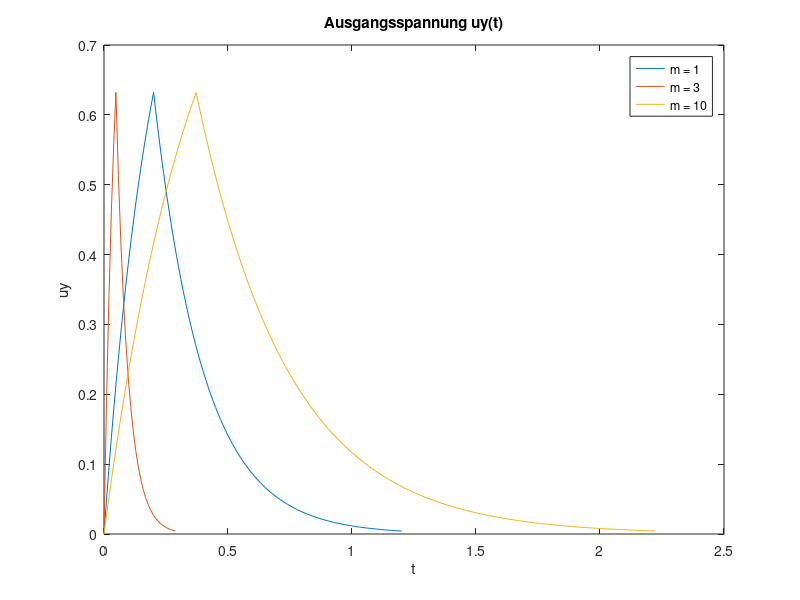
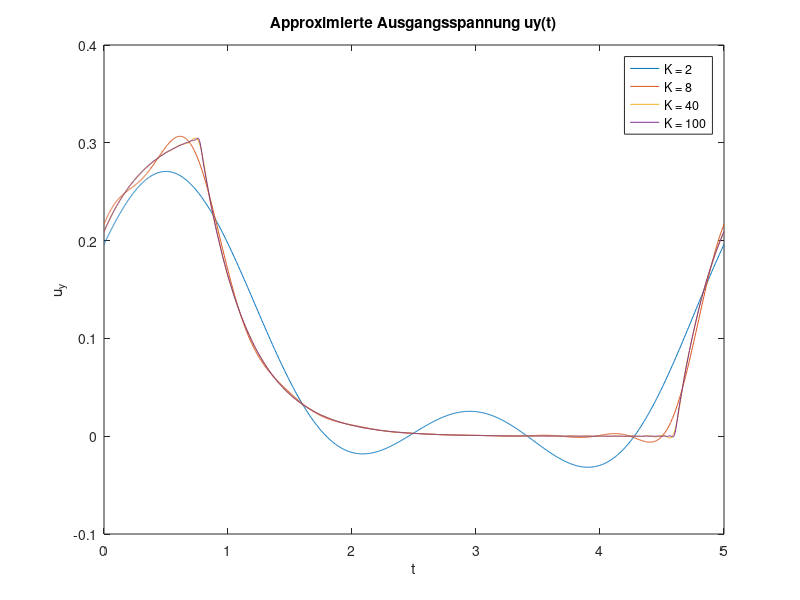

Source code (MATLAB) for these figures, in order:
% Malte Mueller 05.04.2019

%% Parameter

U = 1;
T = 5;
tau = 1;
dt = tau/100;

%% Aufgabe 1

% Berechnung der Lade- und Entladekurve

t1 = 0:dt:tau;              % Ladezeit
uy1 = U * (1-exp(-t1/tau)); % Ladefunktion

t2 = tau:dt:(tau+5*tau);    % Entladezeit
uy2 = U * (1-exp(-tau/tau)) * exp(-(t2-tau)/tau);   % Entladefunktion

uy = [uy1, uy2];    % Zusammensetzen der Lade- und Entladewerte
t = [t1, t2];

plot(t, uy); grid on; grid minor; %axis tight; 

% Beschriftung des Graphen

title('Ausgangsspannung u_y(t)');
xlabel('t');
ylabel('u_y(t)');

%% Aufgabe 2

dt = tau/100;
% Berechnung
for m = 1:10
    tau = m*tau/5;
    
    t1 = 0:dt:tau;
    uy1 = U * (1-exp(-t1/tau));
    
    t2 = tau:dt:((tau+5*tau));
    uy2 = U * (1-exp(-tau/tau)) * exp(-(t2-tau)/tau);
    
    uy = [uy1 uy2];
    t = [t1 t2];
    
    if (m == 1 || m == 3 || m == 10)
        plot(t, uy);
        hold on;
    end
    
    %legend(strcat('m = ', num2str(m)));
    %pause;
end

% Beschriftung des Plots
title('Ausgangsspannung uy(t)');
legend('m = 1', 'm = 3', 'm = 10');
xlabel('t');
ylabel('uy');

%% Aufgabe 3

% Einstellen der Parameter
tau = tau;
t1 = linspace(0, tau, 1000);
t2 = linspace(tau, T, 1000);
F = 1/T;
t = [t1 t2];
figure;
% Approximation
for K = 1:100
    uyt = 0;
    for k = -K:K
        Hkf = 1 / (1 + 1i*2*pi*k*F*tau);
        Xk = exp(-1i*2*pi*k*F*(tau/2)) * (tau/T) * sinc(pi*k*F*tau);
        Yk = Hkf * Xk;
        uyt = uyt + Yk * exp(1i*2*pi*k*F*t);
    end
    if (K == 2 || K == 8 || K == 40 || K == 100)
        plot(t, real(uyt));
        hold on;
    end
    %legend(strcat('K =', num2str(K)));
    %pause;
end
% Beschriftung des Plots

title('Approximierte Ausgangsspannung uy(t)');
xlabel('t');
ylabel('u_y');
legend('K = 2', 'K = 8', 'K = 40', 'K = 100');

hold off;